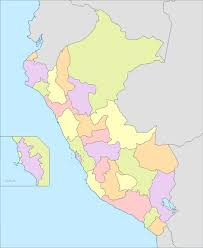
#> input picture tools/dev/peru_ref/mapa_peru.jpg, 203 x 248 px
$ python peru_mapa.py peru_ref/mapa_peru.jpg out.png
#> lines starting #> are read from the running program, lines starting #| are printed output that depends on the picture
"""Mapa de Perú para el panel de mapas (v5.13).

Uso: python3 -I tools/dev/peru_mapa.py tools/dev/peru_ref/mapa_peru.jpg salida.png
Clasifica cada píxel de la imagen que mandó Sergio (mar, países vecinos, departamentos y líneas), quita el ruido del JPEG
y repinta con los colores del juego (departamentos más vivos y bordes oscuros). Luego se pasa a base64 en
src/6zz9zzj0_peru_data.js (PE_MAP_PNG). Lima está en (74, 151) de la imagen (PE_LIMA en 6zz9zzj_peru.js).
"""
from PIL import Image, ImageFilter
from collections import Counter
import sys
im=Image.open(sys.argv[1]).convert('RGB').filter(ImageFilter.MedianFilter(3))
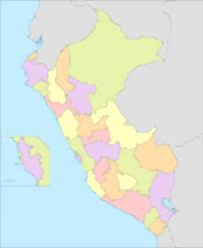
#> im: PIL image 203x248 RGB; mean R, G, B 219.8, 228.5, 221
W,H=im.size; px=im.load()
#> after `W, H = im.size`: W = 203; H = 248
PAL={'green':((224,240,165),(132,196,88)),'yellow':((246,240,190),(236,206,104)),'orange':((246,208,160),(232,150,84)),'pink':((244,196,196),(222,108,118)),'purple':((226,200,240),(158,118,210))}
cls=[[None]*W for _ in range(H)]
for y in range(H):
  for x in range(W):
    r,g,b=px[x,y]; S=max(r,g,b)-min(r,g,b); L=(r+g+b)/3
    if b-r>22 and b>200 and g>200 and abs(g-b)<40: c='sea'
    elif S<20: c='land' if L>200 else 'line'
    else:
      c=min(PAL,key=lambda k:sum((PAL[k][0][i]-(r,g,b)[i])**2 for i in range(3)))
    cls[y][x]=c
#> after the loop, cls = 248 items
def nb(c,x,y,r):
  return [c[yy][xx] for yy in range(max(0,y-r),min(H,y+r+1)) for xx in range(max(0,x-r),min(W,x+r+1))]
# lines -> majority neighbour (land/peru/sea)
for it in range(3):
  n=[row[:] for row in cls]
  for y in range(H):
    for x in range(W):
      if cls[y][x]=='line':
        cnt=Counter(v for v in nb(cls,x,y,2) if v!='line')
        if cnt: n[y][x]=cnt.most_common(1)[0][0]
  cls=n
# mode filter on peru classes
n=[row[:] for row in cls]
for y in range(H):
  for x in range(W):
    if cls[y][x] in PAL:
      cnt=Counter(v for v in nb(cls,x,y,2) if v in PAL); n[y][x]=cnt.most_common(1)[0][0]
cls=n
out=Image.new('RGB',(W,H)); o=out.load()
#> after `out = Image.new('RGB', (W, H))`: out: PIL image 203x248 RGB; every value is 0
for y in range(H):
  for x in range(W):
    c=cls[y][x]
    if c=='sea': o[x,y]=(40,96,170) if (x*3+y)%11 else (64,128,200)
    elif c=='land': o[x,y]=(168,156,132) if (x+y*2)%13 else (156,144,120)
    else:
      col=PAL[c][1]
      edge=False
      for dx,dy in ((1,0),(0,1)):
        xx,yy=x+dx,y+dy
        if xx<W and yy<H and cls[yy][xx]!=c: edge=True
      if edge: col=(70,40,30) if any(cls[yy][xx] in('sea','land') for xx,yy in ((x+1,y),(x,y+1),(x-1,y),(x,y-1)) if 0<=xx<W and 0<=yy<H) else tuple(int(v*0.62) for v in col)
      o[x,y]=col
out.save(sys.argv[2])
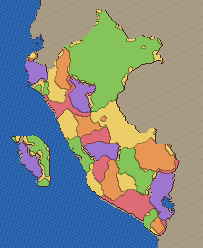
#> saved as out.png: PIL image 203x248 RGB; mean R, G, B 128.4, 137.9, 134.9
